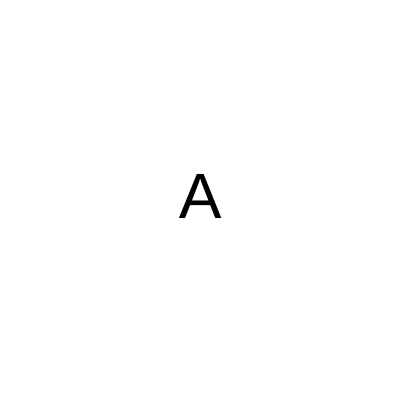
Frame 1 (no input)
Frame 60 (no input): identical to frame 1, image omitted
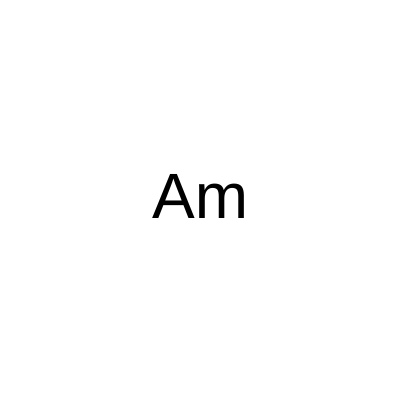
Frame 120 (the mouse pressed at the canvas centre since frame 60)

The p5.js sketch that drew these frames (run headless with seeded random() and noise() and a simulated clock; from frame 60 on, the mouse is pressed at the canvas centre):

// p5.js sketch
// ── sketch.js
function setup() {
    createCanvas(400, 400);
  }
  
  function draw() {
    background("white");
    fill("black");
    textSize(64);
    textAlign(CENTER, CENTER)
    
    let maximo = width;
    let minimo = 0;
    let palavra = "Amor";
    let quantidade = map(mouseX, 0, width, 1, palavra.length);
    let parcial = palavra.substring(0,quantidade);
    text(parcial,200,200);
    
  //  if(mouseX < 50){
  //    let palavra = "C";
  //    text(palavra, 200, 200);
  //  } else {
  //    let palavra = "Caminhante";
  //    text(palavra, 200, 200);
  //  }
  }
  
